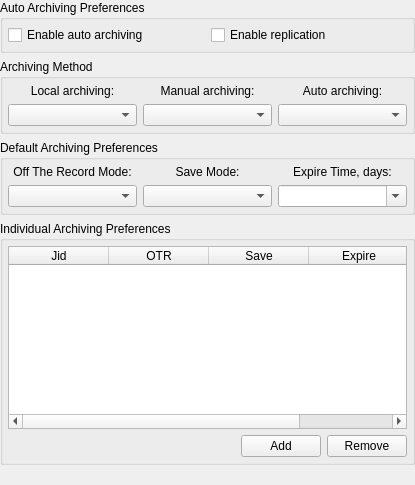
<?xml version="1.0" encoding="UTF-8"?>
<ui version="4.0">
 <class>ArchiveOptionsClass</class>
 <widget class="QWidget" name="ArchiveOptionsClass">
  <property name="geometry">
   <rect>
    <x>0</x>
    <y>0</y>
    <width>415</width>
    <height>485</height>
   </rect>
  </property>
  <layout class="QVBoxLayout" name="verticalLayout_2">
   <property name="margin">
    <number>0</number>
   </property>
   <item>
    <widget class="QGroupBox" name="grbAuto">
     <property name="title">
      <string>Auto Archiving Preferences</string>
     </property>
     <layout class="QHBoxLayout" name="horizontalLayout_3">
      <property name="margin">
       <number>5</number>
      </property>
      <item>
       <widget class="QCheckBox" name="chbAutoSave">
        <property name="text">
         <string>Enable auto archiving</string>
        </property>
       </widget>
      </item>
      <item>
       <widget class="QCheckBox" name="chbReplication">
        <property name="text">
         <string>Enable replication</string>
        </property>
       </widget>
      </item>
     </layout>
    </widget>
   </item>
   <item>
    <widget class="QGroupBox" name="grbMethod">
     <property name="title">
      <string>Archiving Method</string>
     </property>
     <layout class="QVBoxLayout" name="verticalLayout">
      <property name="margin">
       <number>5</number>
      </property>
      <item>
       <layout class="QGridLayout" name="gridLayout">
        <item row="0" column="0">
         <widget class="QLabel" name="lblMethodLocal">
          <property name="text">
           <string>Local archiving:</string>
          </property>
          <property name="alignment">
           <set>Qt::AlignCenter</set>
          </property>
         </widget>
        </item>
        <item row="0" column="1">
         <widget class="QLabel" name="lblMethodManual">
          <property name="text">
           <string>Manual archiving:</string>
          </property>
          <property name="alignment">
           <set>Qt::AlignCenter</set>
          </property>
         </widget>
        </item>
        <item row="0" column="2">
         <widget class="QLabel" name="lblMethodAuto">
          <property name="text">
           <string>Auto archiving:</string>
          </property>
          <property name="alignment">
           <set>Qt::AlignCenter</set>
          </property>
         </widget>
        </item>
        <item row="1" column="0">
         <widget class="QComboBox" name="cmbMethodLocal">
          <property name="sizePolicy">
           <sizepolicy hsizetype="Expanding" vsizetype="Fixed">
            <horstretch>0</horstretch>
            <verstretch>0</verstretch>
           </sizepolicy>
          </property>
         </widget>
        </item>
        <item row="1" column="1">
         <widget class="QComboBox" name="cmbMethodManual">
          <property name="sizePolicy">
           <sizepolicy hsizetype="Expanding" vsizetype="Fixed">
            <horstretch>0</horstretch>
            <verstretch>0</verstretch>
           </sizepolicy>
          </property>
         </widget>
        </item>
        <item row="1" column="2">
         <widget class="QComboBox" name="cmbMethodAuto">
          <property name="sizePolicy">
           <sizepolicy hsizetype="Expanding" vsizetype="Fixed">
            <horstretch>0</horstretch>
            <verstretch>0</verstretch>
           </sizepolicy>
          </property>
         </widget>
        </item>
       </layout>
      </item>
     </layout>
    </widget>
   </item>
   <item>
    <widget class="QGroupBox" name="grbDefault">
     <property name="title">
      <string>Default Archiving Preferences</string>
     </property>
     <layout class="QGridLayout">
      <property name="margin">
       <number>5</number>
      </property>
      <item row="0" column="0">
       <widget class="QLabel" name="lblModeOTR">
        <property name="text">
         <string>Off The Record Mode:</string>
        </property>
        <property name="alignment">
         <set>Qt::AlignCenter</set>
        </property>
       </widget>
      </item>
      <item row="0" column="1">
       <widget class="QLabel" name="lblModeSave">
        <property name="text">
         <string>Save Mode:</string>
        </property>
        <property name="alignment">
         <set>Qt::AlignCenter</set>
        </property>
       </widget>
      </item>
      <item row="0" column="2">
       <widget class="QLabel" name="lblExpireTime">
        <property name="text">
         <string>Expire Time, days:</string>
        </property>
        <property name="alignment">
         <set>Qt::AlignCenter</set>
        </property>
       </widget>
      </item>
      <item row="1" column="0">
       <widget class="QComboBox" name="cmbModeOTR"/>
      </item>
      <item row="1" column="1">
       <widget class="QComboBox" name="cmbModeSave"/>
      </item>
      <item row="1" column="2">
       <widget class="QComboBox" name="cmbExpireTime">
        <property name="editable">
         <bool>true</bool>
        </property>
       </widget>
      </item>
     </layout>
    </widget>
   </item>
   <item>
    <widget class="QGroupBox" name="grbIndividual">
     <property name="title">
      <string>Individual Archiving Preferences</string>
     </property>
     <layout class="QVBoxLayout">
      <property name="margin">
       <number>5</number>
      </property>
      <item>
       <widget class="QTableWidget" name="tbwItemPrefs">
        <property name="alternatingRowColors">
         <bool>true</bool>
        </property>
        <property name="selectionMode">
         <enum>QAbstractItemView::NoSelection</enum>
        </property>
        <property name="selectionBehavior">
         <enum>QAbstractItemView::SelectRows</enum>
        </property>
        <property name="sortingEnabled">
         <bool>true</bool>
        </property>
        <property name="columnCount">
         <number>4</number>
        </property>
        <column>
         <property name="text">
          <string>Jid</string>
         </property>
        </column>
        <column>
         <property name="text">
          <string>OTR</string>
         </property>
        </column>
        <column>
         <property name="text">
          <string>Save</string>
         </property>
        </column>
        <column>
         <property name="text">
          <string>Expire</string>
         </property>
        </column>
       </widget>
      </item>
      <item>
       <layout class="QHBoxLayout" name="horizontalLayout">
        <item>
         <spacer name="horizontalSpacer">
          <property name="orientation">
           <enum>Qt::Horizontal</enum>
          </property>
          <property name="sizeHint" stdset="0">
           <size>
            <width>40</width>
            <height>20</height>
           </size>
          </property>
         </spacer>
        </item>
        <item>
         <widget class="QPushButton" name="pbtAdd">
          <property name="text">
           <string>Add</string>
          </property>
         </widget>
        </item>
        <item>
         <widget class="QPushButton" name="pbtRemove">
          <property name="text">
           <string>Remove</string>
          </property>
         </widget>
        </item>
       </layout>
      </item>
     </layout>
    </widget>
   </item>
   <item>
    <widget class="QLabel" name="lblStatus">
     <property name="wordWrap">
      <bool>true</bool>
     </property>
    </widget>
   </item>
  </layout>
 </widget>
 <layoutdefault spacing="6" margin="11"/>
 <resources/>
 <connections/>
</ui>
